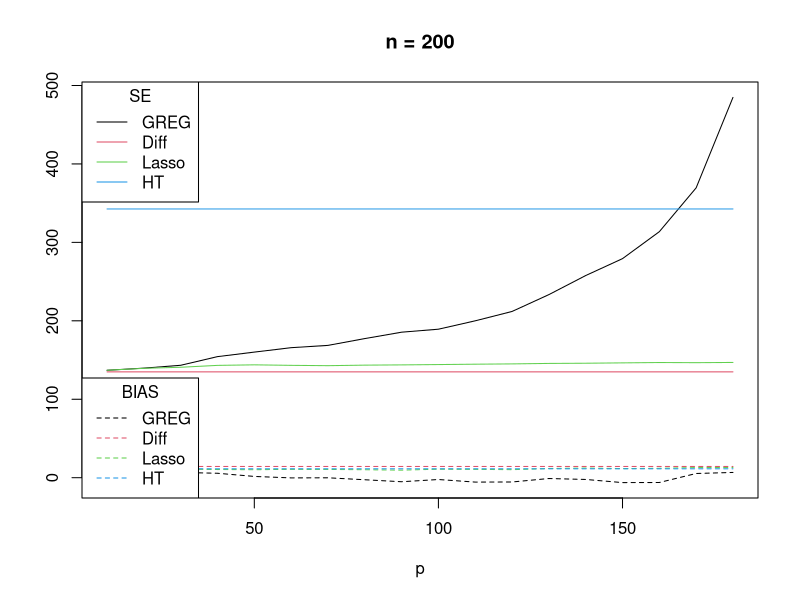

This chart was generated by the following R code:
N = 2000
n = 200
BIAS_res = NULL
SE_res = NULL
pvec = 1:18 * 10
set.seed(10)
# ar1_cor <- function(n, rho) {
#   exponent <- abs(matrix(1:n - 1, nrow = n, ncol = n, byrow = TRUE) - 
#                     (1:n - 1))
#   rho^exponent
# }
# 
# X_whole = matrix(mvtnorm::rmvnorm(N, sigma = ar1_cor(200, 0.8)), nr = N, nc = 200)

X_whole = matrix(rnorm(N * 500, 200, 1), nr = N, nc = 500)

for(p in pvec){
  # p = 10
  set.seed(1)
  print(p)
s = 5

X = X_whole[,1:p]
beta = c(rep(1, s), rep(0, p - s))
e = rnorm(N, 0, 1)
y = X %*% beta + e
t_y = sum(y)

# pi1 = X[,1]^2 / sum(X[,1]^2) * n
pi1 = rep(n / N, N)
d1 = 1 / pi1

res = NULL
res2 = NULL
res3 = NULL
SIMNUM = 500

library(glmnet)

for(simnum in 1:SIMNUM){
  # set.seed(simnum)
  Index = sample(1:N, size = n, replace = FALSE, prob = pi1)
  y_s = y[Index]
  X_s = X[Index, ]
  d1_s = d1[Index]
  lm_obj = lm(y_s ~  X_s, weights = d1_s)
  beta_hat = lm_obj$coefficients[-1]
  #drop(solve(t(X_s) %*% diag(d1_s) %*% X_s, t(X_s) %*% diag(d1_s) %*% y_s))
  
  # beta_hat = unname(lm(y_s ~  t(apply(X_s, 1, function(k) k 
  # - colSums(X_s * d1_s) / N)), weights = d1_s)$coefficients[-1])
  
  y_HT = sum(y_s * d1_s)
  
  y_diff = drop(colSums(X) %*% beta + sum((y_s - drop(X_s %*% beta)) * d1_s))
  
  y_GREG = drop(colSums(X) %*% beta_hat + sum((y_s - drop(X_s %*% beta_hat)) * d1_s))
  
  y_model = drop(colSums(X) %*% beta_hat)

  
  #perform k-fold cross-validation to find optimal lambda value
  if(simnum == 1) cv_model <- cv.glmnet(X_s, y_s, weights = d1_s)
  
  #find optimal lambda value that minimizes test MSE
  best_lambda <- cv_model$lambda.min
  best_lambda
  
  best_model <- glmnet(X_s, y_s, weights = d1_s, lambda = best_lambda)
  beta_hat2 = as.vector(coef(best_model))[-1]
  
  y_Lasso = drop(colSums(X) %*% beta_hat2 + sum((y_s - drop(X_s %*% beta_hat2)) * d1_s))
  
  # sigma_Debiased = sqrt(drop(t(e_s)  %*% Omega %*% e_s * N^2 / n^2))
  
  res = rbind(res, c(HT = y_HT, Diff = y_diff, GREG = y_GREG, Lasso = y_Lasso))

  
}

BIAS = colMeans(res - t_y)
SE = apply(res, 2, function(x) sqrt(var(x) * (length(x)-1)/length(x) ))
RMSE = apply(res - t_y, 2, function(x) sqrt(mean(x^2)))

cbind(BIAS, SE, RMSE)

BIAS_res = rbind(BIAS_res, BIAS)
SE_res = rbind(SE_res, SE)
}

# plot(pvec, SE_res[,3], type = "l", col = 1, ylim = c(min(SE_res), max(SE_res)))
# points(pvec, SE_res[,2], type = "l", col = 2)
# points(pvec, SE_res[,4], type = "l", col = 3)
# points(pvec, SE_res[,1], type = "l", col = 4)
# legend("topleft", c("GREG", "Diff", "HT"), fill = c(1,2,3, 4))
# 
# plot(pvec, BIAS_res[,3], type = "l", col = 1, ylim = c(min(BIAS_res), max(BIAS_res)))
# points(pvec, BIAS_res[,2], type = "l", col = 2)
# points(pvec, BIAS_res[,1], type = "l", col = 4)


plot(pvec, SE_res[,3], type = "l", col = 1, ylim = c(min(BIAS_res), max(SE_res)), main = sprintf("n = %g", n), xlab = "p", ylab = " ")
points(pvec, SE_res[,2], type = "l", col = 2)
points(pvec, SE_res[,4], type = "l", col = 3)
points(pvec, SE_res[,1], type = "l", col = 4)
legend("topleft", c("GREG", "Diff", "Lasso", "HT"), col = c(1,2,3,4), lty = 1, title = "SE")

points(pvec, BIAS_res[,3], type = "l", col = 1, lty = 2)
points(pvec, BIAS_res[,2], type = "l", col = 2, lty = 2)
points(pvec, BIAS_res[,4], type = "l", col = 3, lty = 2)
points(pvec, BIAS_res[,1], type = "l", col = 4, lty = 2)
legend("bottomleft", c("GREG", "Diff", "Lasso", "HT"), col = c(1,2,3, 4), lty = 2, title = "BIAS")
